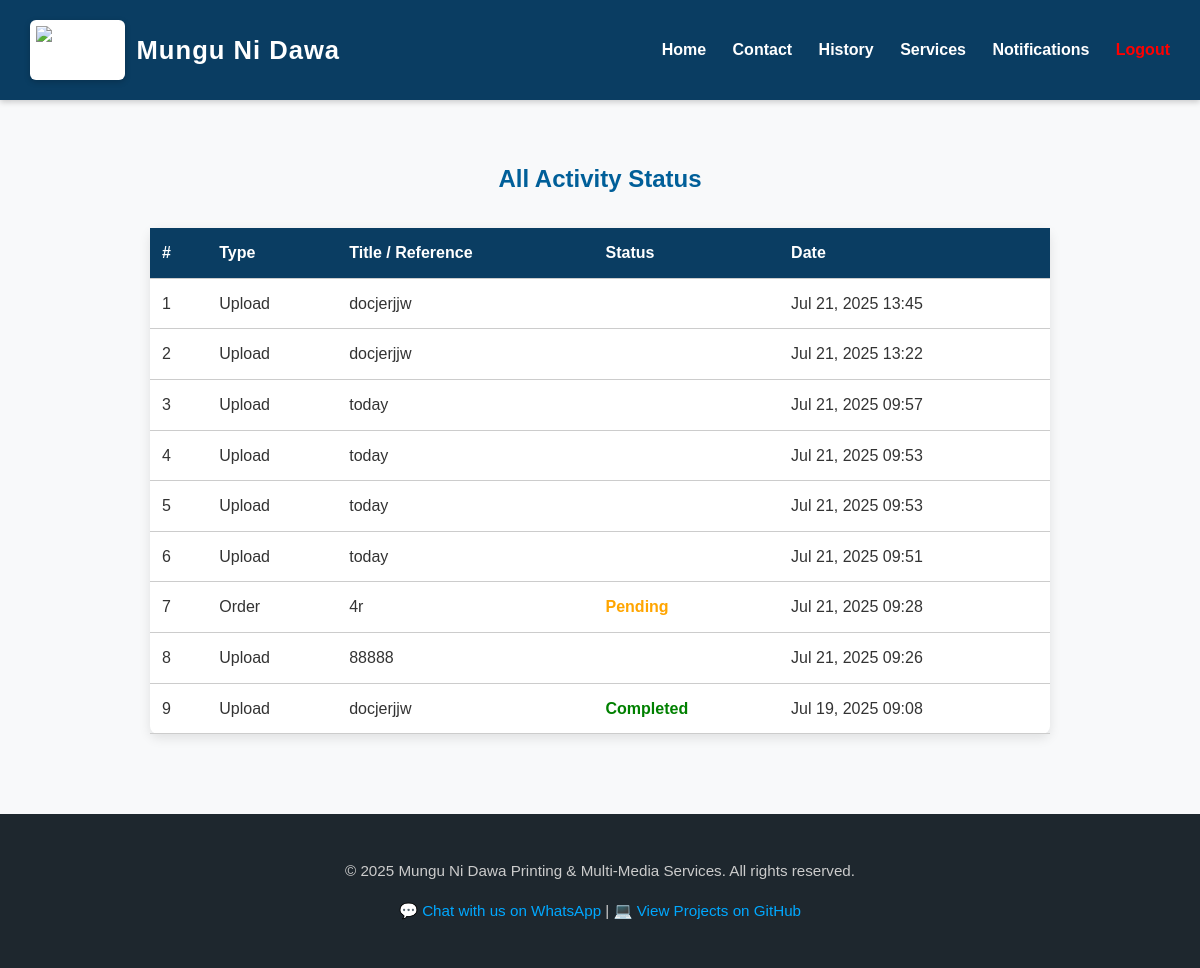
Page /user/status.php (signed in) on the committed database.
### tables this page shows
CREATE TABLE IF NOT EXISTS `transactions` (
  `id` int NOT NULL AUTO_INCREMENT,
  `user_id` int NOT NULL,
  `customer_name` varchar(255) DEFAULT NULL,
  `customer_contact` varchar(20) DEFAULT NULL,
  `reference_code` varchar(100) NOT NULL,
  `file_name` varchar(255) DEFAULT NULL,
  `original_filename` varchar(255) DEFAULT NULL,
  `copies` int DEFAULT NULL,
  `color_type` varchar(50) DEFAULT NULL,
  `page_size` varchar(10) DEFAULT NULL,
  `total_amount` decimal(10,2) DEFAULT NULL,
  `service_id` int DEFAULT NULL,
  `amount` decimal(10,2) DEFAULT '0.00',
  `status` enum('Pending','Processing','Completed','Failed','Cancelled') DEFAULT 'Pending',
  `created_at` timestamp NULL DEFAULT CURRENT_TIMESTAMP,
  PRIMARY KEY (`id`),
  KEY `user_id` (`user_id`),
  KEY `service_id` (`service_id`)
);

CREATE TABLE IF NOT EXISTS `orders` (
  `id` int NOT NULL AUTO_INCREMENT,
  `user_id` int DEFAULT NULL,
  `full_name` varchar(100) DEFAULT NULL,
  `service_id` int DEFAULT NULL,
  `document_path` varchar(255) DEFAULT NULL,
  `status` varchar(20) DEFAULT 'pending',
  `payment_status` varchar(20) DEFAULT 'unpaid',
  `created_at` timestamp NULL DEFAULT CURRENT_TIMESTAMP,
  `notes` text,
  `email` varchar(100) DEFAULT NULL,
  `phone` varchar(20) DEFAULT NULL,
  PRIMARY KEY (`id`),
  KEY `user_id` (`user_id`),
  KEY `service_id` (`service_id`)
);

### user/status.php (the view, shortened to what this page needs)
<?php
include 'includes/db_connect.php';
$user_id = $_SESSION['users']['id'];
$user_email = $_SESSION['users']['email'];
$entries = [];
$stmt1 = $conn->prepare("SELECT reference_code AS title, status, created_at FROM transactions WHERE user_id = ?");
$stmt1->bind_param("i", $user_id);
$stmt1->execute();
$result1 = $stmt1->get_result();
while ($row = $result1->fetch_assoc()) {
    $entries[] = [
        'type' => 'Upload',
        'title' => $row['title'],
        'status' => $row['status'],
        'created_at' => $row['created_at']
    ];
}
$stmt2 = $conn->prepare("SELECT notes AS title, status, created_at FROM orders WHERE email = ?");
$stmt2->bind_param("s", $user_email);
$stmt2->execute();
$result2 = $stmt2->get_result();
while ($row = $result2->fetch_assoc()) {
    $entries[] = [
        'type' => 'Order',
        'title' => $row['title'] ?: 'No notes',
        'status' => $row['status'],
        'created_at' => $row['created_at']
    ];
}
usort($entries, function ($a, $b) {
    return strtotime($b['created_at']) - strtotime($a['created_at']);
});
?>
<!DOCTYPE html>
<html lang="en">
<head>
  <link rel="stylesheet" href="/smart-printing-system/assets/css/style.css">
</head>
<body>
<?php include 'includes/header.php'; ?>
<main>
  <h2>All Activity Status</h2>
  <?php if (count($entries) > 0): ?>
    <table>
      <thead>
        <tr>
          <th>#</th>
          <th>Type</th>
          <th>Title / Reference</th>
          <th>Status</th>
          <th>Date</th>
        </tr>
      </thead>
      <tbody>
        <?php $i = 1; foreach ($entries as $entry): ?>
          <tr>
            <td><?= $i++ ?></td>
            <td><?= htmlspecialchars($entry['type']) ?></td>
            <td><?= htmlspecialchars($entry['title']) ?></td>
            <td class="status <?= strtolower($entry['status']) ?>"><?= htmlspecialchars($entry['status']) ?></td>
            <td><?= date('M d, Y H:i', strtotime($entry['created_at'])) ?></td>
          </tr>
        <?php endforeach; ?>
      </tbody>
    </table>
  <?php else: ?>
    <p style="text-align:center; color:#777;">No uploads or orders found.</p>
  <?php endif; ?>
</main>
<?php include 'includes/footer.php'; ?>
</body>
</html>

### assets/css/style.css (style rules this page uses)
body, html { margin: 0; padding: 0; height: 100%; font-family: 'Cambria', Tahoma, Geneva, Verdana, sans-serif; background-color: #f8f9fa; color: #333; line-height: 1.6; }
h1, h2, h3 { color: #005f99; }

### user/status.php (style rules this page uses)
body { background: #f0f2f5; font-family: Arial, sans-serif; }
main { max-width: 900px; margin: auto; padding: 40px 20px; }
h2 { color: #0a3d62; text-align: center; }
table { width: 100%; border-collapse: collapse; margin-top: 30px; background: white; border-radius: 8px; box-shadow: 0 4px 12px rgba(0,0,0,0.1); }
th, td { padding: 12px; border-bottom: 1px solid #ccc; text-align: left; }
th { background-color: #0a3d62; color: white; }
.status { font-weight: bold; text-transform: capitalize; }
.pending { color: orange; }
.completed { color: green; }

### rows in the picture
transactions: type "Upload", reference_code "docjerjjw", created_at "Jul 21, 2025 13:45"
transactions: type "Upload", reference_code "docjerjjw", created_at "Jul 21, 2025 13:22"
transactions: type "Upload", reference_code "today", created_at "Jul 21, 2025 09:57"
transactions: type "Upload", reference_code "today", created_at "Jul 21, 2025 09:53"
transactions: type "Upload", reference_code "today", created_at "Jul 21, 2025 09:53"
transactions: type "Upload", reference_code "today", created_at "Jul 21, 2025 09:51"
orders: type "Order", notes "4r", status "Pending", created_at "Jul 21, 2025 09:28"
transactions: type "Upload", reference_code "88888", created_at "Jul 21, 2025 09:26"
transactions: type "Upload", reference_code "docjerjjw", status "Completed", created_at "Jul 19, 2025 09:08"
